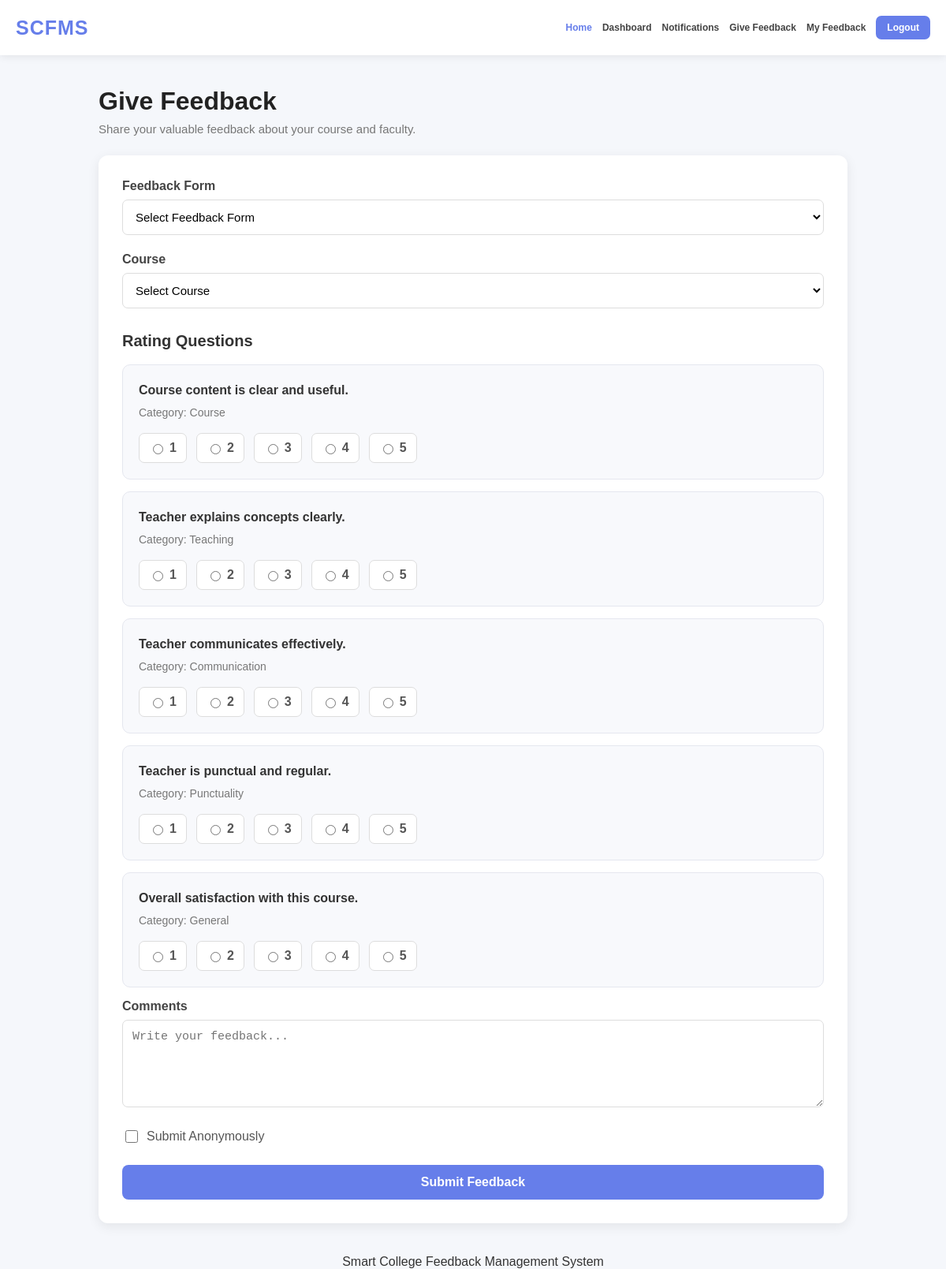
/feedback.php (signed in), run on the app's committed database.
### tables this page shows
CREATE TABLE questions (
    id INT AUTO_INCREMENT PRIMARY KEY,
    form_id INT NOT NULL,
    question VARCHAR(300) NOT NULL,
    category VARCHAR(50) NOT NULL
);

### auth.php (called while the page is built, shortened)
<?php
function h($text)
{
    return htmlspecialchars(
        $text ?? "",
        ENT_QUOTES,
        "UTF-8"
    );
}
?>

### feedback.php (the view, shortened to what this page needs)
<?php
require "db.php";
require "auth.php";
$activeCycle = $conn->query("
    SELECT *
    FROM feedback_cycles
    WHERE status = 'Active'
    AND CURDATE() BETWEEN start_date AND end_date
    LIMIT 1
")->fetch_assoc();
?>
<?php include "header.php"; ?>
<div class="feedback-container">
    <div class="page-title">
        <h1>
            Give Feedback
        </h1>
        <p>
            Share your valuable feedback about your course and faculty.
        </p>
    </div>
    <?php if ($activeCycle): ?>
        <div class="feedback-card">
            <form method="POST">
                <div class="form-group">
                    <label>
                        Feedback Form
                    </label>
                    <select
                        class="input"
                        name="form_id"
                        required
                    >
                        <option value="">
                            Select Feedback Form
                        </option>
                    </select>
                </div>
                <div class="form-group">
                    <label>
                        Course
                    </label>
                    <select
                        class="input"
                        name="course_id"
                        required
                    >
                        <option value="">
                            Select Course
                        </option>
                    </select>
                </div>
                <h3 class="questions-title">
                    Rating Questions
                </h3>
                <?php
                $result = $conn->query(
                    "SELECT *
                     FROM questions
                     WHERE form_id = 1"
                );
                while (
                    $q =
                    $result->fetch_assoc()
                ):
                ?>
                    <div class="question-card">
                        <div class="question-text">
                            <?= h(
                                $q["question"]
                            ) ?>
                        </div>
                        <div class="category">
                            Category:
                            <?= h(
                                $q["category"]
                            ) ?>
                        </div>
                        <div class="rating">
                            <?php for (
                                $i = 1;
                                $i <= 5;
                                $i++
                            ): ?>
                                <label>
                                    <input
                                        type="radio"
                                        name="q<?= $q["id"] ?>"
                                        value="<?= $i ?>"
                                        required
                                    >
                                    <?= $i ?>
                                </label>
                            <?php endfor; ?>
                        </div>
                    </div>
                <?php endwhile; ?>
                <div class="form-group">
                    <label>
                        Comments
                    </label>
                    <textarea
                        class="input"
                        name="comments"
                        rows="5"
                        placeholder="Write your feedback..."
                    ></textarea>
                </div>
                <label class="anonymous">
                    <input
                        type="checkbox"
                        name="anonymous"
                    >
                    Submit Anonymously
                </label>
                <button
                    type="submit"
                    class="submit-btn"
                >
                    Submit Feedback
                </button>
            </form>
        </div>
    <?php endif; ?>
</div>
<?php include "footer.php"; ?>

### header.php (style rules this page uses)
* { box-sizing: border-box; }
body { margin: 0; padding: 0; font-family: Arial, sans-serif; background: #f5f7fb; color: #333; }

### feedback.php (style rules this page uses)
.feedback-container { width: 90%; max-width: 950px; margin: 40px auto; }
.page-title { margin-bottom: 25px; }
.page-title h1 { margin: 0; font-size: 32px; color: #222; }
.page-title p { margin-top: 8px; color: #777; font-size: 15px; }
.feedback-card { background: white; padding: 30px; border-radius: 12px; box-shadow: 0 4px 15px rgba(0, 0, 0, 0.08); }
.form-group { margin-bottom: 22px; }
.form-group label { display: block; margin-bottom: 8px; font-weight: bold; color: #444; }
.input { width: 100%; padding: 12px; border: 1px solid #ddd; border-radius: 7px; font-size: 15px; outline: none; background: white; }
textarea.input { resize: vertical; min-height: 110px; }
.questions-title { margin-top: 30px; margin-bottom: 18px; color: #333; font-size: 20px; }
.question-card { background: #f8f9fc; border: 1px solid #e5e7ef; padding: 20px; border-radius: 10px; margin-bottom: 15px; }
.question-text { font-weight: bold; color: #333; line-height: 1.5; }
.category { margin-top: 8px; color: #777; font-size: 14px; }
.rating { display: flex; gap: 12px; margin-top: 18px; flex-wrap: wrap; }
.rating label { display: flex; align-items: center; justify-content: center; gap: 5px; min-width: 48px; padding: 9px 12px; background: white; border: 1px solid #ddd; border-radius: 7px; cursor: pointer; font-weight: bold; color: #555; }
.rating input { cursor: pointer; }
.anonymous { display: flex; align-items: center; gap: 8px; margin-top: 20px; color: #555; cursor: pointer; }
.anonymous input { width: 16px; height: 16px; cursor: pointer; }
.submit-btn { width: 100%; padding: 13px; margin-top: 25px; background: #667eea; color: white; border: none; border-radius: 8px; font-size: 16px; font-weight: bold; cursor: pointer; }

### data on the page
questions: question "Course content is clear and useful.", category "Course"
questions: question "Teacher explains concepts clearly.", category "Teaching"
questions: question "Teacher communicates effectively.", category "Communication"
questions: question "Teacher is punctual and regular.", category "Punctuality"
questions: question "Overall satisfaction with this course.", category "General"
